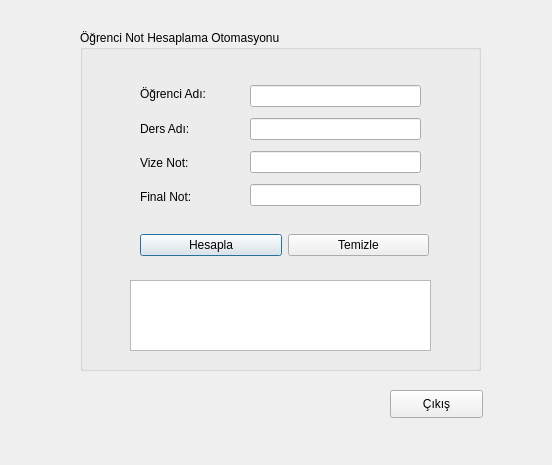
<?xml version="1.0" encoding="UTF-8"?>
<ui version="4.0">
 <class>Dialog</class>
 <widget class="QDialog" name="Dialog">
  <property name="geometry">
   <rect>
    <x>0</x>
    <y>0</y>
    <width>552</width>
    <height>465</height>
   </rect>
  </property>
  <property name="windowTitle">
   <string>Dialog</string>
  </property>
  <widget class="QGroupBox" name="groupBox">
   <property name="geometry">
    <rect>
     <x>80</x>
     <y>30</y>
     <width>401</width>
     <height>341</height>
    </rect>
   </property>
   <property name="title">
    <string>Öğrenci Not Hesaplama Otomasyonu</string>
   </property>
   <widget class="QWidget" name="layoutWidget">
    <property name="geometry">
     <rect>
      <x>60</x>
      <y>50</y>
      <width>91</width>
      <height>131</height>
     </rect>
    </property>
    <layout class="QVBoxLayout" name="verticalLayout">
     <item>
      <widget class="QLabel" name="label">
       <property name="text">
        <string>Öğrenci Adı:</string>
       </property>
      </widget>
     </item>
     <item>
      <widget class="QLabel" name="label_2">
       <property name="text">
        <string>Ders Adı:</string>
       </property>
      </widget>
     </item>
     <item>
      <widget class="QLabel" name="label_3">
       <property name="text">
        <string>Vize Not:</string>
       </property>
      </widget>
     </item>
     <item>
      <widget class="QLabel" name="label_4">
       <property name="text">
        <string>Final Not:</string>
       </property>
      </widget>
     </item>
    </layout>
   </widget>
   <widget class="QWidget" name="layoutWidget">
    <property name="geometry">
     <rect>
      <x>60</x>
      <y>190</y>
      <width>289</width>
      <height>51</height>
     </rect>
    </property>
    <layout class="QHBoxLayout" name="horizontalLayout">
     <item>
      <widget class="QPushButton" name="btnHesapla">
       <property name="text">
        <string>Hesapla</string>
       </property>
      </widget>
     </item>
     <item>
      <widget class="QPushButton" name="btnTemizle">
       <property name="text">
        <string>Temizle</string>
       </property>
      </widget>
     </item>
    </layout>
   </widget>
   <widget class="QWidget" name="layoutWidget">
    <property name="geometry">
     <rect>
      <x>170</x>
      <y>50</y>
      <width>171</width>
      <height>131</height>
     </rect>
    </property>
    <layout class="QVBoxLayout" name="verticalLayout_2">
     <item>
      <widget class="QLineEdit" name="lblName"/>
     </item>
     <item>
      <widget class="QLineEdit" name="lblLesson"/>
     </item>
     <item>
      <widget class="QLineEdit" name="lblVize"/>
     </item>
     <item>
      <widget class="QLineEdit" name="lblFinal"/>
     </item>
    </layout>
   </widget>
   <widget class="QTextBrowser" name="text_Sonuc">
    <property name="geometry">
     <rect>
      <x>50</x>
      <y>250</y>
      <width>301</width>
      <height>71</height>
     </rect>
    </property>
   </widget>
  </widget>
  <widget class="QPushButton" name="btnCikis">
   <property name="geometry">
    <rect>
     <x>390</x>
     <y>390</y>
     <width>93</width>
     <height>28</height>
    </rect>
   </property>
   <property name="text">
    <string>Çıkış</string>
   </property>
  </widget>
 </widget>
 <resources/>
 <connections>
  <connection>
   <sender>btnCikis</sender>
   <signal>clicked()</signal>
   <receiver>Dialog</receiver>
   <slot>reject()</slot>
   <hints>
    <hint type="sourcelabel">
     <x>449</x>
     <y>417</y>
    </hint>
    <hint type="destinationlabel">
     <x>278</x>
     <y>424</y>
    </hint>
   </hints>
  </connection>
  <connection>
   <sender>btnTemizle</sender>
   <signal>clicked()</signal>
   <receiver>text_Sonuc</receiver>
   <slot>clear()</slot>
   <hints>
    <hint type="sourcelabel">
     <x>376</x>
     <y>256</y>
    </hint>
    <hint type="destinationlabel">
     <x>306</x>
     <y>300</y>
    </hint>
   </hints>
  </connection>
 </connections>
</ui>
